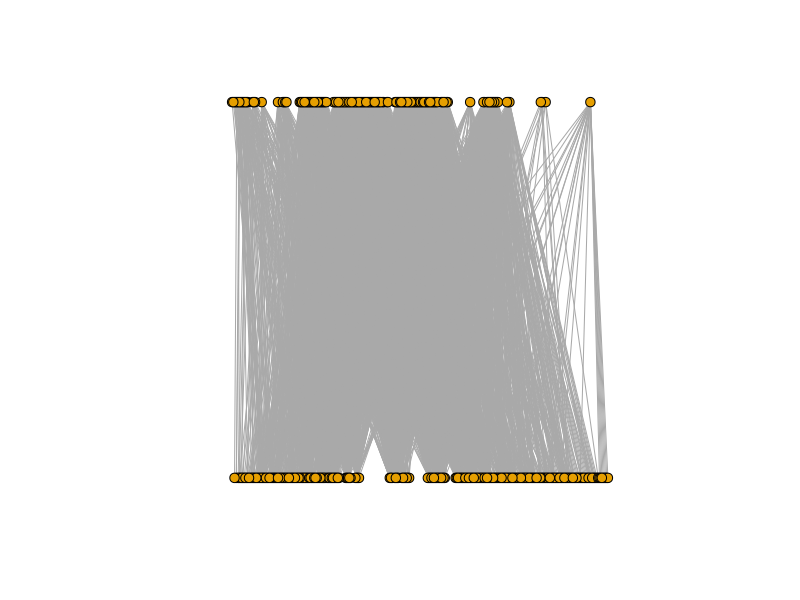

Write the R code that produced this figure. (Note: this script raises an error after producing the figure.)
require(tidyverse)
require(tidygraph)
require(igraph)
require(ggplot2)
require(ggraph)
# require(visNetwork)
# require(lsa)
# require(WGCNA)
# library(readr)
# require(bipartite)
require(ade4)
# require(tnet)



# Import data from file ---------------------------------------------------

dat <- read_csv("Catalog_SiteA.csv")

# Create bipartite graph from unique provenience & artifact code pairs ----

G_assemblages_bpg <-
  graph_from_data_frame(unique.data.frame(select(dat, LEVEL_ID, CODE)),
                        directed = FALSE)

V(G_assemblages_bpg)$type <- bipartite_mapping(G_assemblages_bpg)$type

plot(
  G_assemblages_bpg,
  layout = layout.bipartite,
  vertex.size = 5,
  vertex.label = NA,
  vertext.color = V(G_assemblages_bpg)$type
)

# Create incidence matrix from bipartite graph ----------------------------

assemblages_inc <- as_incidence_matrix(G_assemblages_bpg)

# Project graph of proveniences -------------------------------------------

assemblages_projection <-
  bipartite_projection(G_assemblages_bpg, multiplicity = TRUE)

prov_g <- assemblages_projection$proj1

artifact_g <- assemblages_projection$proj2

## Project Overlap by counts ----------------------------------------------
prov_adj_overlap <-
  assemblages_inc %*% t(assemblages_inc)

## Project by Jaccard index similarity ------------------------------------
prov_adj_jacc <-
  as.matrix(1 - dist.binary(
    assemblages_inc,
    method = 1,
    upper = TRUE,
    diag = FALSE
  ) ^ 2)

prov_adj_cos <- cosine(t(assemblages_inc))

## Find density of non-zero similarity scores -----------------------------
plot(density(c(prov_adj_jacc[prov_adj_jacc > 0])))

plot(density(c(prov_adj_cos[prov_adj_cos > 0])))

## Find threshold for strongly similar nodes ------------------------------
prov_sim_thresh <- quantile(c(prov_adj_cos[prov_adj_cos > 0]), .95)

## Binarize by threshold value --------------------------------------------
prov_adj_jacc_thresh <-
  ifelse(prov_adj_jacc < prov_sim_thresh, 0, prov_adj_jacc)

prov_adj_cos_thresh <-
  ifelse(prov_adj_cos < prov_sim_thresh, 0, prov_adj_cos)


# Create provenience graph ------------------------------------------------
G_prov <- graph_from_adjacency_matrix(
  prov_adj_cos_thresh,
  mode = "undirected",
  weighted = TRUE,
  diag = FALSE
)

G_prov %>% ggraph(layout = "fr") +
  geom_edge_link(aes(alpha = weight)) +
  geom_node_point(color = "green", size = 2)

  

## Find and remove isolated nodes -----------------------------------------
G_prov_isolates <- which(degree(G_prov) == 0)

G_prov_conn <- delete.vertices(G_prov, G_prov_isolates)

G_prov_conn %>% ggraph(layout = "fr") +
  geom_edge_link(aes(alpha = weight)) +
  geom_node_point(color = "green", size = 2)



# Project graph of artifacts ----------------------------------------------


## Project by overlap -----------------------------------------------------

artifact_adj_overlap <- t(assemblages_inc) %*% assemblages_inc

## Project by Jaccard index similarity ------------------------------------

artifact_adj_jacc <- # by Jaccard index
  as.matrix(1 - dist.binary(
    t(assemblages_inc),
    method = 1,
    upper = TRUE,
    diag = FALSE
  ) ^ 2)

## Find density of non-zero similarity scores -----------------------------

plot(density(c(artifact_adj_jacc[artifact_adj_jacc > 0])))

## Find threshold for strongly similar nodes ------------------------------
art_sim_thresh <- quantile(c(artifact_adj_jacc[artifact_adj_jacc > 0]), 0.95)

## Binarize by threshold value --------------------------------------------
artifact_adj_jacc_thresh <-
  ifelse(artifact_adj_jacc < art_sim_thresh, 0, artifact_adj_jacc)

# Create artifact graph ---------------------------------------------------

G_artifact <-
  graph_from_adjacency_matrix(
    artifact_adj_jacc_thresh,
    mode = "undirected",
    weighted = TRUE,
    diag = FALSE
  )

plot(
  G_artifact,
  vertex.size = 5,
  vertex.label = NA,
  layout = layout.fruchterman.reingold
)

## Find and remove isolated nodes -----------------------------------------
G_artifact_isolates <- which(degree(G_artifact) == 0)

G_artifact_conn <- delete.vertices(G_artifact, G_artifact_isolates)

plot(
  G_artifact_conn,
  vertex.size = 5,
  vertex.label = NA,
  layout = layout.fruchterman.reingold
)
